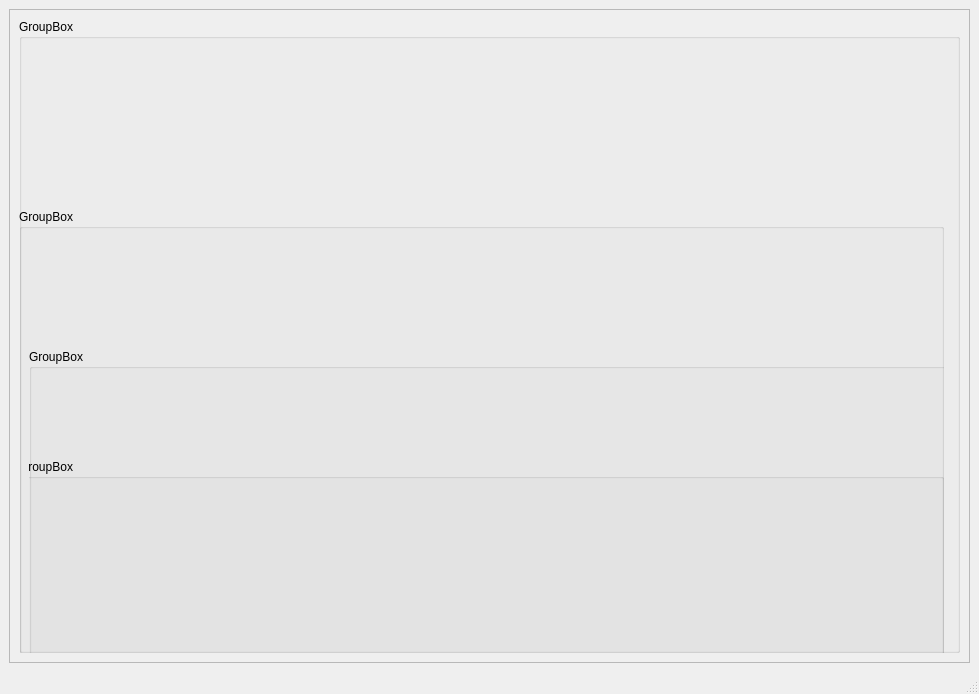
<?xml version="1.0" encoding="UTF-8"?>
<ui version="4.0">
 <class>MainWindow</class>
 <widget class="QMainWindow" name="MainWindow">
  <property name="geometry">
   <rect>
    <x>0</x>
    <y>0</y>
    <width>979</width>
    <height>694</height>
   </rect>
  </property>
  <property name="windowTitle">
   <string>MainWindow</string>
  </property>
  <widget class="QWidget" name="centralwidget">
   <layout class="QGridLayout" name="gridLayout">
    <item row="0" column="0">
     <widget class="QScrollArea" name="scrollArea">
      <property name="widgetResizable">
       <bool>true</bool>
      </property>
      <widget class="QWidget" name="scrollAreaWidgetContents">
       <property name="geometry">
        <rect>
         <x>0</x>
         <y>0</y>
         <width>959</width>
         <height>631</height>
        </rect>
       </property>
       <layout class="QGridLayout" name="gridLayout_2">
        <item row="0" column="0">
         <widget class="QGroupBox" name="groupBox">
          <property name="title">
           <string>GroupBox</string>
          </property>
          <widget class="QGroupBox" name="groupBox_2">
           <property name="geometry">
            <rect>
             <x>0</x>
             <y>190</y>
             <width>925</width>
             <height>586</height>
            </rect>
           </property>
           <property name="title">
            <string>GroupBox</string>
           </property>
           <widget class="QGroupBox" name="groupBox_3">
            <property name="geometry">
             <rect>
              <x>10</x>
              <y>140</y>
              <width>925</width>
              <height>586</height>
             </rect>
            </property>
            <property name="title">
             <string>GroupBox</string>
            </property>
            <widget class="QGroupBox" name="groupBox_4">
             <property name="geometry">
              <rect>
               <x>-10</x>
               <y>110</y>
               <width>925</width>
               <height>586</height>
              </rect>
             </property>
             <property name="title">
              <string>GroupBox</string>
             </property>
            </widget>
           </widget>
          </widget>
         </widget>
        </item>
       </layout>
      </widget>
     </widget>
    </item>
   </layout>
  </widget>
  <widget class="QMenuBar" name="menubar">
   <property name="geometry">
    <rect>
     <x>0</x>
     <y>0</y>
     <width>979</width>
     <height>22</height>
    </rect>
   </property>
  </widget>
  <widget class="QStatusBar" name="statusbar"/>
 </widget>
 <resources/>
 <connections/>
</ui>
